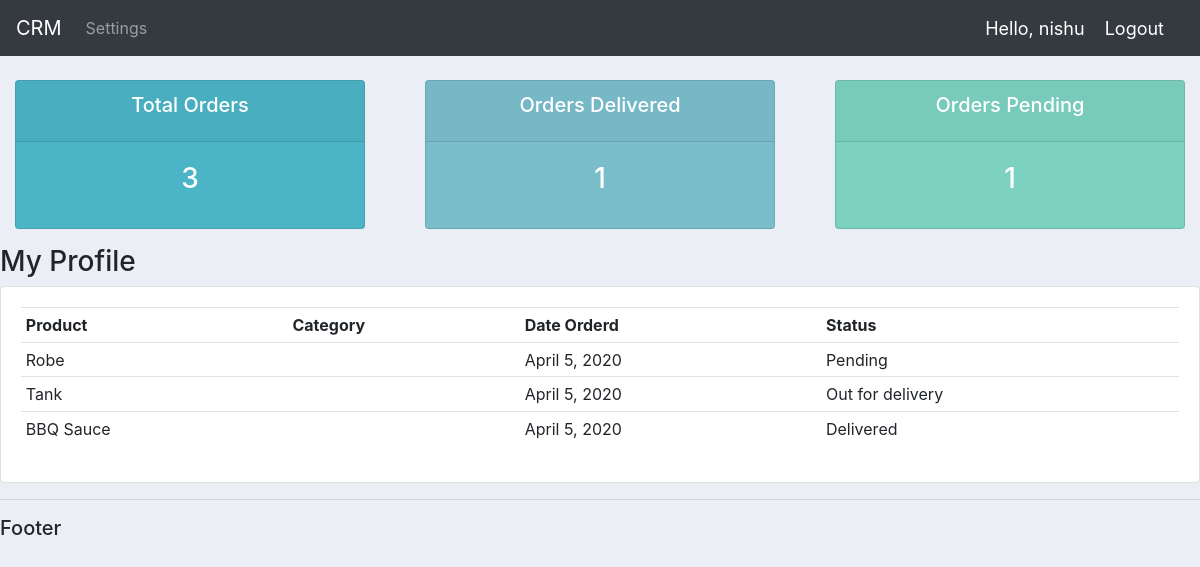
The app's page /user/ (signed in) with its own data.
### accounts/models.py (models this page shows, shortened)
class Order(models.Model):
    customer = models.ForeignKey(Customer, null=True, on_delete=models.SET_NULL)
    product = models.ForeignKey(Product,  null=True, on_delete=models.SET_NULL)
    date_created = models.DateField(auto_now_add=True, null=True)
    STATUS = (
        ('Pending', 'Pending'),
        ('Out for delivery','Out for delivery'),
        ('Delivered','Delivered')
    )
    status = models.CharField(max_length=200, null=True, choices=STATUS)

class Product(models.Model):
    CATEGORY = (
        ('Indoor','Indoor'),
        ('Outdoor', 'Outdoor'),
    )
    name = models.CharField(max_length=200, null=True)
    category = models.CharField(max_length=200, null=True, choices=CATEGORY)
    description = models.CharField(max_length=200, null=True)
    price = models.FloatField(null=True)
    date_created = models.DateField(auto_now_add=True, null=True)
    tags = models.ManyToManyField(Tag)
    def __str__(self):
        return self.name

### accounts/decorators.py (the view)
        def wrapper_func(request, *args, **kwargs):
            group = None
            if request.user.groups.exists():
                group = request.user.groups.all()[0].name
                if group in allowed_roles:
                    return view_func(request, *args, **kwargs)
                else:
                    return HttpResponse('You are not authorized')

### accounts/views.py (called while the page is built)
@login_required(login_url = 'login')
@allowed_users(allowed_roles= ['customer'])
def userView(request):
    orders = request.user.customer.order_set.all()
    total_orders = orders.count()
    orders_del = orders.filter(status="Delivered").count()
    orders_pen = orders.filter(status="Pending").count()
    context = {
        "orders":orders,
        "total_orders":total_orders,
        "orders_del":orders_del,
        "orders_pen":orders_pen,
    }
    return render(request, 'accounts/user.html',context)

### accounts/templates/accounts/user.html
{%  extends 'accounts/main.html' %}
{% block content %}
{%  include 'accounts/status.html' %}
<h3>My Profile</h3>
<div class="row">
	<div class="col-md">
		<div class="card card-body">
			<table class="table table-sm">
				<tr>
					<th>Product</th>
					<th>Category</th>
					<th>Date Orderd</th>
					<th>Status</th>
				</tr>
				{% for order in orders %}
				<tr>
					<td>{{order.product}}</td>
					<td>{{order.category}}</td>
					<td>{{order.date_created}}</td>
					<td>{{order.status}}</td>
				</tr>
				{% endfor %}
			</table>
		</div>
	</div>
</div>
{% endblock %}

### accounts/templates/accounts/navbar.html (shortened to what this page needs)
{% load static %}
<nav class="navbar navbar-expand-lg navbar-dark bg-dark">
    <a class="navbar-brand" href="{% url 'home' %}">CRM</a>
    <div class="collapse navbar-collapse" id="navbarNav">
      <ul class="navbar-nav">
        {% if request.user.is_staff %}
        <li class="nav-item active">
          <a class="nav-link" href="{% url 'home' %}">Dashboard</a>
        </li>
        <li class="nav-item">
          <a class="nav-link" href="{% url 'prod' %}">Products</a>
        </li>
        {% else %}
        <li class="nav-item">
          <a class="nav-link" href="{% url 'account' %}">Settings</a>
        </li>
        {% endif %}
      </ul>
    </div>
    <span class="hello-msg">Hello, {{request.user}} </span>
    <span ><a class="hello-msg" href="{% url 'logout' %}">Logout</a></span>
  </nav>

### accounts/templates/accounts/main.html (style rules this page uses)
body { background-color: #ebeff5; }

### accounts/templates/accounts/navbar.html (style rules this page uses)
.hello-msg { font-size: 18px; color: #FFF; margin-right: 20px; }

### records on screen
Order: product "Robe", date_created "April 5, 2020", status "Pending"
Order: product "Tank", date_created "April 5, 2020", status "Out for delivery"
Order: product "BBQ Sauce", date_created "April 5, 2020", status "Delivered"

### other values on screen
{{ request.user }} "nishu"
{{ total_orders }} "3"
{{ orders_del }} "1"
{{ orders_pen }} "1"
